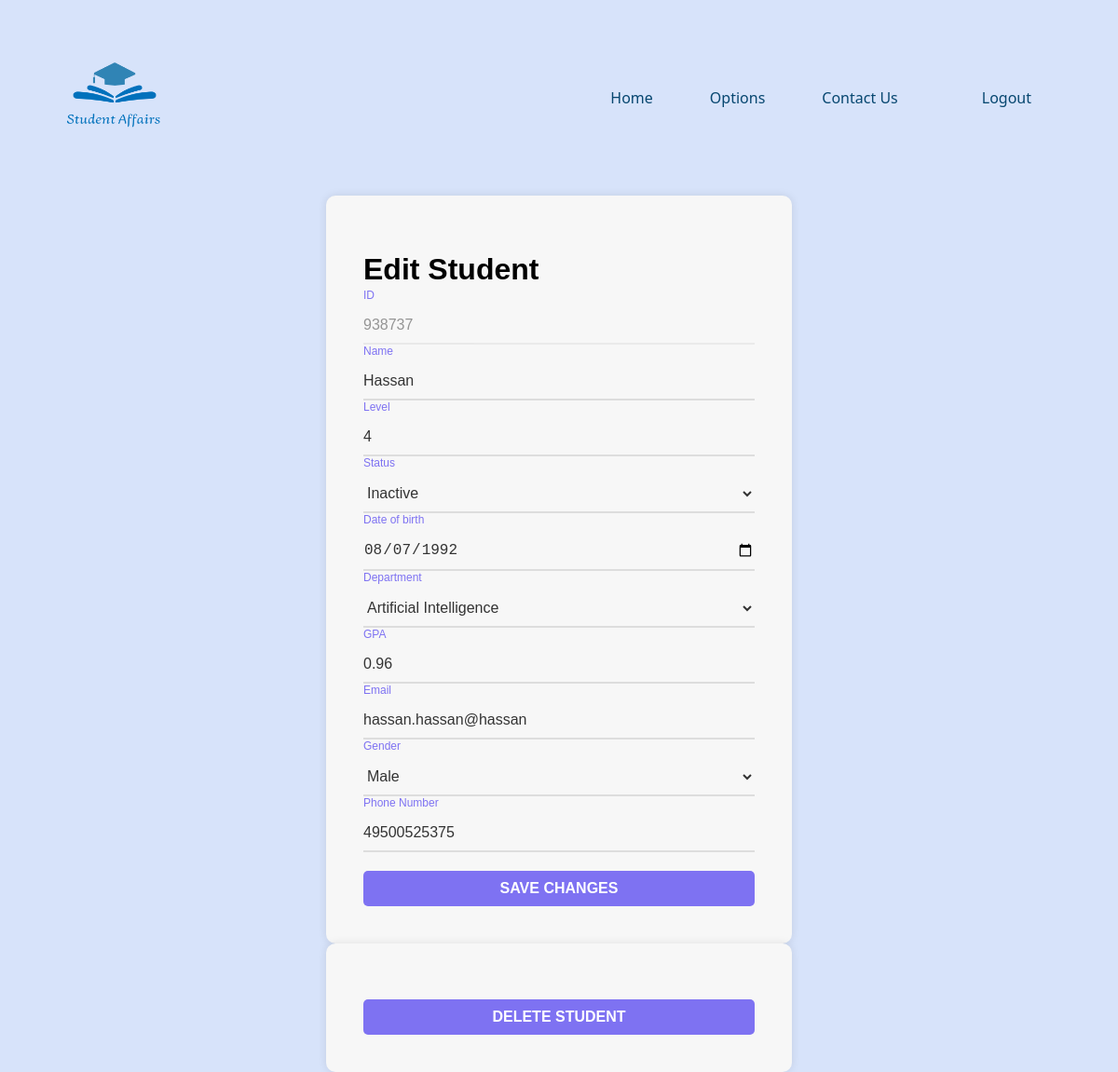
The page /EditStudent/938737/ (signed in) on the database as committed earlier.
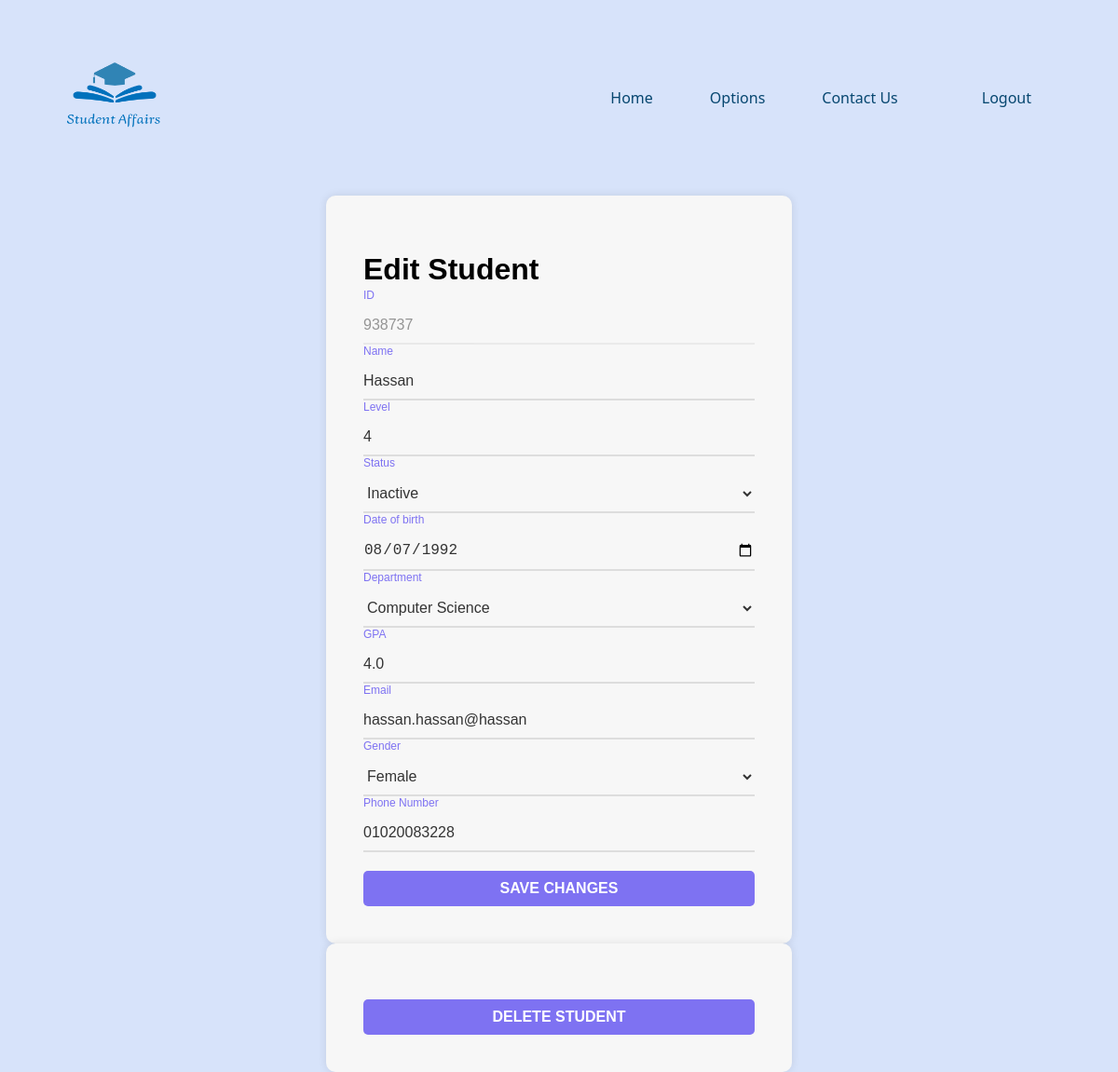
The same page on the database as committed later.
### app/models.py (models this page shows, shortened)
class Student(models.Model):
    name = models.CharField(max_length=50)
    id = models.CharField(max_length=10, primary_key=True, unique=True)
    level = models.IntegerField()
    status = models.CharField(max_length=10)
    date = models.DateField()
    gpa = models.FloatField()
    gender = models.CharField(max_length=10)
    department = models.CharField(max_length=20)
    email = models.CharField(max_length=100)
    phone = models.CharField(max_length=10)

### app/views.py (the view)
# urls.py: path('EditStudent/<int:student_id>/', views.Edit_Students, name='Edit_students'),
def Edit_Students(request, student_id):
    try:
        student = Student.objects.get(id=student_id)
    except Student.DoesNotExist:
        return redirect('notfound')
    if request.method == 'POST':
        student.name = request.POST.get('name')
        student.level = request.POST.get('level')
        student.status = request.POST.get('status')
        student.date = request.POST.get('date')
        student.department = request.POST.get('de')
        student.gpa = request.POST.get('gpa')
        student.email = request.POST.get('email')
        student.gender = request.POST.get('gender')
        student.phone = request.POST.get('phone')
        student.save()
        return redirect('view_students')
    else:
        if 'current_user' not in request.session:
            return redirect('login')
    return render(request, 'pages/EditStudentsPage.html', {'student': student})

### templates/pages/EditStudentsPage.html (shortened to what this page needs)
{% extends 'base.html'%}
{% load static %}
{% block CSS%}
<link rel="stylesheet" href="{% static 'style/style.css' %}">
{% endblock%}
{% block content%}
<div class="container">
    <form action="{% url 'Edit_students' student.id %}" method="POST" class="form">
        <h1 class="mainTitleForm">Edit Student</h1>
        <div class="add_new">
            <input disabled type="text" class="input" id="id" name="id" value="{{ student.id }}">
            <label class="label">ID</label>
        </div>
        <div class="add_new">
            <input type="text" class="input" id="name" name="name" value="{{ student.name }}">
            <label class="label">Name</label>
        </div>
        <div class="add_new">
            <input type="number" id="level" name="level" min="1" max="4" class="input"
                id="level" value="{{ student.level }}">
            <label for="level" class="label">Level</label>
        </div>
        <div class="add_new">
            <select class="input" id="status" name = "status">
                <option value="Inactive" {% if student.status == 'Inactive' %}selected{% endif %}>Inactive</option>
            </select>
            <label class="label">Status</label>
        </div>
        <div class="add_new">
            <input type="date" class="input" id="date" name="date" value="{{student.date|date:'Y-m-d'}}">
            <label class="label">Date of birth</label>
        </div>
        <div class="add_new">
            <select name="de" class="input" id="de" name = "de">
                <option value="CS" {% if student.department == 'CS' %}selected{% endif %}>Computer Science</option>
                <option value="AI" {% if student.department == 'AI' %}selected{% endif %}>Artificial Intelligence</option>
            </select>
            <label class="label">Department</label>
        </div>
        <div class="add_new">
            <input class="input" placeholder="GPA" type="number" min="0" max="4.0" step="0.01" id="gpa"
                name = "gpa" value="{{ student.gpa }}">
            <label class="label">GPA</label>
        </div>
        <div class="add_new">
            <input type="email" class="input" id="email" name="email" value="{{ student.email }}">
            <label class="label">Email</label>
        </div>
        <div class="add_new">
            <select name="gender" class="input" id="gender" name = "gender">
                <option value="Male" {% if student.gender == 'Male' %}selected{% endif %}>Male</option>
                <option value="Female" {% if student.gender == 'Female' %}selected{% endif %}>Female</option>
            </select>
            <label class="label">Gender</label>
        </div>
        <div class="add_new">
            <input type="tel" id="phone" name="phone"
                pattern="(01)[0,1,2,5][0-9][0-9][0-9][0-9][0-9][0-9][0-9][0-9]" class="input"
                id="phone" value="{{ student.phone }}">
            <label for="phone" class="label">Phone Number</label>
        </div>
        <button type="submit" class="submit" id="save-btn">Save Changes</button>
    </form>
    <form action="{% url 'delete_student' %}" method="POST" class="form" onsubmit="return confirm('Are you sure you want to delete this student?');">
        <button type="submit" class="submit" id="del-btn">Delete Student</button>
    </form>
</div>
{% endblock %}

Rows that differ between the two databases and show on the page:
changed Student "Hassan": de "Artificial Intelligence" → "Computer Science"; gpa "0.96" → "4.0"; gender "Male" → "Female"; phone "49500525375" → "01020083228"
